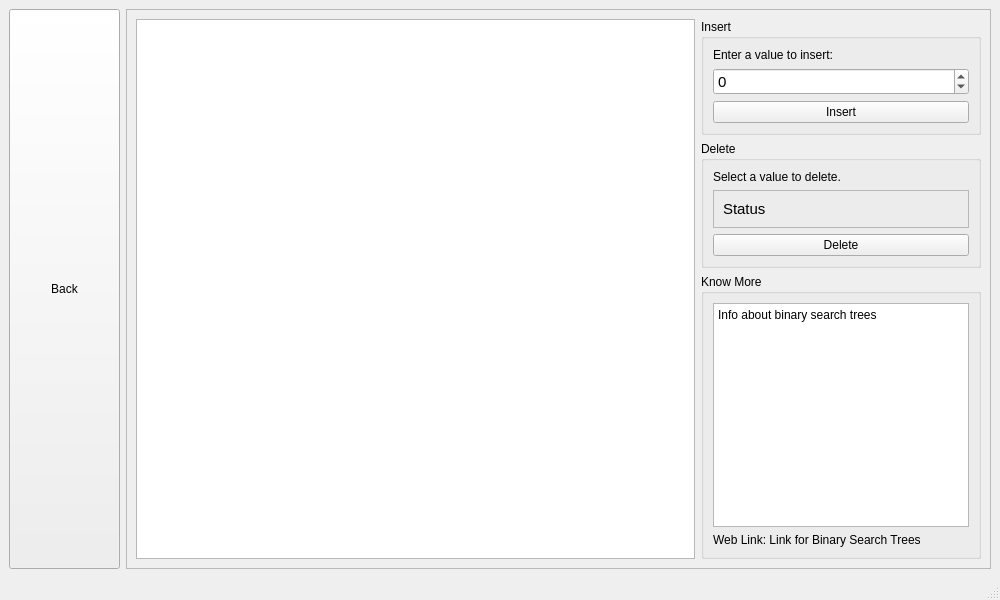
<?xml version="1.0" encoding="UTF-8"?>
<ui version="4.0">
 <class>BinarySearchTreeWindow</class>
 <widget class="QMainWindow" name="BinarySearchTreeWindow">
  <property name="geometry">
   <rect>
    <x>0</x>
    <y>0</y>
    <width>1000</width>
    <height>600</height>
   </rect>
  </property>
  <property name="windowTitle">
   <string>MainWindow</string>
  </property>
  <widget class="QWidget" name="centralwidget">
   <layout class="QHBoxLayout" name="horizontalLayout">
    <item>
     <layout class="QVBoxLayout" name="buttonList" stretch="0">
      <property name="sizeConstraint">
       <enum>QLayout::SetMaximumSize</enum>
      </property>
      <item>
       <widget class="QPushButton" name="ll_pbut">
        <property name="sizePolicy">
         <sizepolicy hsizetype="Minimum" vsizetype="MinimumExpanding">
          <horstretch>0</horstretch>
          <verstretch>0</verstretch>
         </sizepolicy>
        </property>
        <property name="minimumSize">
         <size>
          <width>111</width>
          <height>0</height>
         </size>
        </property>
        <property name="text">
         <string>Back</string>
        </property>
       </widget>
      </item>
     </layout>
    </item>
    <item>
     <widget class="QFrame" name="frame">
      <property name="sizePolicy">
       <sizepolicy hsizetype="MinimumExpanding" vsizetype="Preferred">
        <horstretch>0</horstretch>
        <verstretch>0</verstretch>
       </sizepolicy>
      </property>
      <property name="frameShape">
       <enum>QFrame::StyledPanel</enum>
      </property>
      <property name="frameShadow">
       <enum>QFrame::Raised</enum>
      </property>
      <layout class="QHBoxLayout" name="horizontalLayout_2">
       <item>
        <widget class="QGraphicsView" name="graphicsView">
         <property name="sizePolicy">
          <sizepolicy hsizetype="MinimumExpanding" vsizetype="Expanding">
           <horstretch>0</horstretch>
           <verstretch>0</verstretch>
          </sizepolicy>
         </property>
        </widget>
       </item>
       <item>
        <layout class="QVBoxLayout" name="verticalLayout_5">
         <item>
          <widget class="QGroupBox" name="groupBox">
           <property name="sizePolicy">
            <sizepolicy hsizetype="Preferred" vsizetype="Preferred">
             <horstretch>0</horstretch>
             <verstretch>0</verstretch>
            </sizepolicy>
           </property>
           <property name="title">
            <string>Insert</string>
           </property>
           <layout class="QVBoxLayout" name="verticalLayout_2">
            <item>
             <widget class="QLabel" name="label">
              <property name="text">
               <string>Enter a value to insert:</string>
              </property>
             </widget>
            </item>
            <item>
             <widget class="QSpinBox" name="in">
              <property name="font">
               <font>
                <pointsize>11</pointsize>
               </font>
              </property>
              <property name="minimum">
               <number>-100000</number>
              </property>
              <property name="maximum">
               <number>100000</number>
              </property>
             </widget>
            </item>
            <item>
             <widget class="QPushButton" name="inp">
              <property name="text">
               <string>Insert</string>
              </property>
             </widget>
            </item>
           </layout>
          </widget>
         </item>
         <item>
          <widget class="QGroupBox" name="groupBox_2">
           <property name="sizePolicy">
            <sizepolicy hsizetype="Preferred" vsizetype="Preferred">
             <horstretch>0</horstretch>
             <verstretch>0</verstretch>
            </sizepolicy>
           </property>
           <property name="title">
            <string>Delete</string>
           </property>
           <layout class="QVBoxLayout" name="verticalLayout_3">
            <item>
             <widget class="QLabel" name="label_2">
              <property name="text">
               <string>Select a value to delete.</string>
              </property>
             </widget>
            </item>
            <item>
             <layout class="QHBoxLayout" name="horizontalLayout_3">
              <item>
               <widget class="QFrame" name="frame_2">
                <property name="frameShape">
                 <enum>QFrame::StyledPanel</enum>
                </property>
                <property name="frameShadow">
                 <enum>QFrame::Raised</enum>
                </property>
                <layout class="QVBoxLayout" name="verticalLayout">
                 <item>
                  <widget class="QLabel" name="dll">
                   <property name="font">
                    <font>
                     <pointsize>11</pointsize>
                    </font>
                   </property>
                   <property name="text">
                    <string>Status</string>
                   </property>
                  </widget>
                 </item>
                </layout>
               </widget>
              </item>
             </layout>
            </item>
            <item>
             <widget class="QPushButton" name="dlp">
              <property name="text">
               <string>Delete</string>
              </property>
             </widget>
            </item>
           </layout>
          </widget>
         </item>
         <item>
          <widget class="QGroupBox" name="groupBox_3">
           <property name="sizePolicy">
            <sizepolicy hsizetype="Maximum" vsizetype="Preferred">
             <horstretch>0</horstretch>
             <verstretch>0</verstretch>
            </sizepolicy>
           </property>
           <property name="minimumSize">
            <size>
             <width>0</width>
             <height>0</height>
            </size>
           </property>
           <property name="title">
            <string>Know More</string>
           </property>
           <layout class="QVBoxLayout" name="verticalLayout_4">
            <item>
             <widget class="QTextBrowser" name="textBrowser">
              <property name="html">
               <string>&lt;!DOCTYPE HTML PUBLIC &quot;-//W3C//DTD HTML 4.0//EN&quot; &quot;http://www.w3.org/TR/REC-html40/strict.dtd&quot;&gt;
&lt;html&gt;&lt;head&gt;&lt;meta name=&quot;qrichtext&quot; content=&quot;1&quot; /&gt;&lt;meta charset=&quot;utf-8&quot; /&gt;&lt;style type=&quot;text/css&quot;&gt;
p, li { white-space: pre-wrap; }
&lt;/style&gt;&lt;/head&gt;&lt;body style=&quot; font-family:'Segoe UI'; font-size:9pt; font-weight:400; font-style:normal;&quot;&gt;
&lt;p style=&quot; margin-top:0px; margin-bottom:0px; margin-left:0px; margin-right:0px; -qt-block-indent:0; text-indent:0px;&quot;&gt;Info about binary search trees&lt;/p&gt;&lt;/body&gt;&lt;/html&gt;</string>
              </property>
             </widget>
            </item>
            <item>
             <widget class="QLabel" name="label_8">
              <property name="text">
               <string>Web Link: &lt;a href=&quot;replace me&quot;&gt; Link for Binary Search Trees&lt;/a&gt;</string>
              </property>
              <property name="openExternalLinks">
               <bool>true</bool>
              </property>
             </widget>
            </item>
           </layout>
          </widget>
         </item>
        </layout>
       </item>
      </layout>
     </widget>
    </item>
   </layout>
  </widget>
  <widget class="QMenuBar" name="menubar">
   <property name="geometry">
    <rect>
     <x>0</x>
     <y>0</y>
     <width>1000</width>
     <height>20</height>
    </rect>
   </property>
  </widget>
  <widget class="QStatusBar" name="statusbar"/>
 </widget>
 <resources/>
 <connections/>
</ui>
